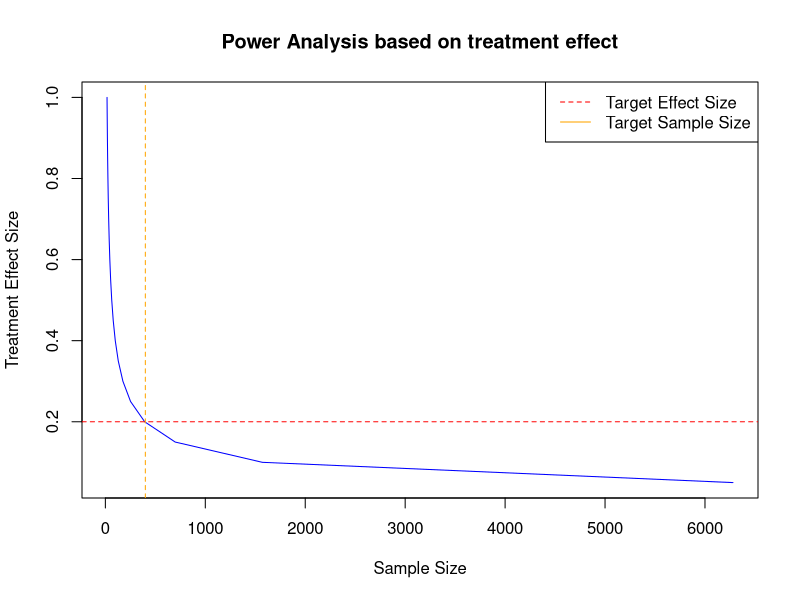
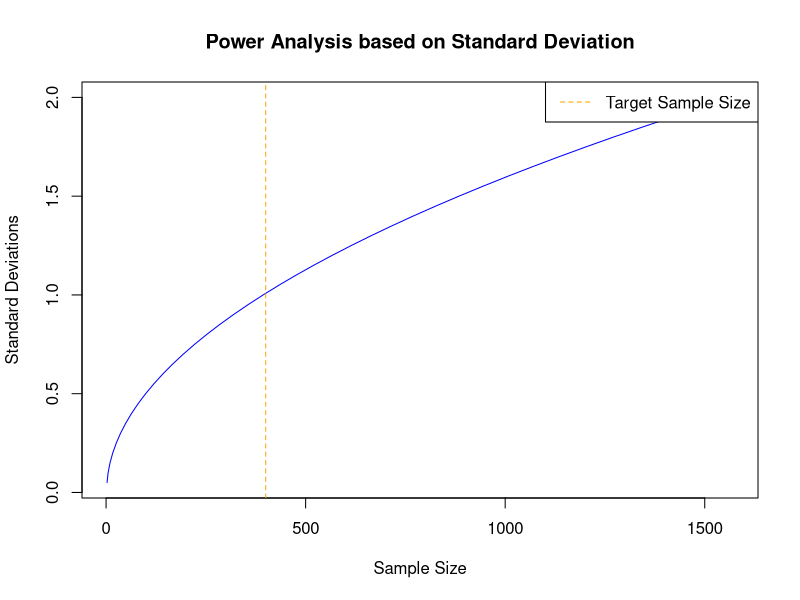
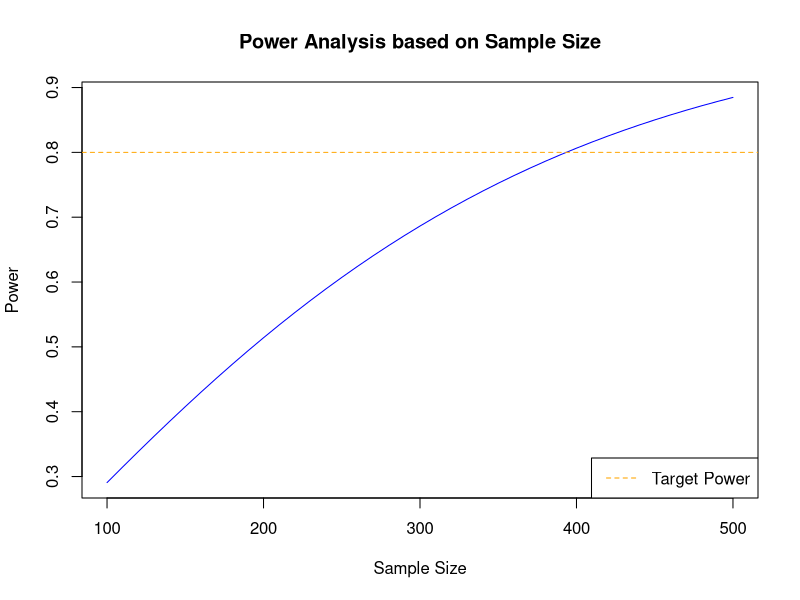

Here is the R script that generated these plots, in order:
## ---- chunk 1
# install.packages("pwr") need to install if you don't have it yet
library(pwr)
library(data.table)
library(sandwich)
library(lmtest)

library(ggplot2)
library(knitr)
## ---- chunk 2

# Set parameters
alpha <- 0.05           # Significance level
power <- 0.8            # Desired power
treatment_effect_sizes <- seq(0.05, 1, by = 0.05)  # Range of treatment effect sizes


# Initialize variables
target_sample_size <- NA
target_effect_size <- NA

# Function to calculate power for a given effect size and sample size
calculate_power <- function(effect_size, sample_size) {
  pwr.t.test(d = effect_size, n = sample_size, sig.level = alpha, type = "two.sample")$power
}

# Iterate through treatment effect sizes and find the combination that achieves the desired power
for (effect_size in treatment_effect_sizes) {
  # Use a range of sample sizes for exploration
  for (sample_size in seq(10, 500, by = 10)) {
    current_power <- calculate_power(effect_size, sample_size)
    
    if (current_power >= power) {
      target_sample_size <- sample_size
      target_effect_size <- effect_size
      break
    }
  }
  
  if (!is.na(target_sample_size)) {
    break
  }
}

# Function to calculate sample size for a given treatment effect size
calculate_sample_size <- function(effect_size, alpha, power) {
  pwr.t.test(d = effect_size, sig.level = alpha, power = power, type = "two.sample")$n
}

# Calculate sample sizes for each treatment effect size
sample_sizes <- sapply(treatment_effect_sizes, calculate_sample_size, alpha = alpha, power = power)

# Plot the results
plot(sample_sizes, treatment_effect_sizes, type = "l", col = "blue",
     xlab = "Sample Size", ylab = "Treatment Effect Size",
     main = "Power Analysis based on treatment effect")

# Add a horizontal line for the desired power
abline(h = target_effect_size, col = "red", lty = 2)
abline(v = target_sample_size, col = "orange", lty = 2)

# Add legend
legend("topright", legend = c("Target Effect Size", "Target Sample Size"), 
       col = c("red", "orange"), lty = c(2, 1))


## ---- chunk 3
# Print the results
cat("Desired Power:", power, "\n")
cat("Target Sample Size:", target_sample_size, "\n")
cat("Target Treatment Effect Size:", target_effect_size, "\n")

## ---- chunk 4

# Install and load the necessary library

# Set parameters
alpha <- 0.05           # Significance level
power <- 0.8            # Desired power
mean1 <- 0.5            # Mean of group 1(control)
mean2 <- 0.7           # Mean of group 2(humor)
std_devs <- seq(0.05, 2, by = 0.05)  # Range of standard deviations to explore

# Initialize variables
target_sample_size <- NA
target_std_dev <- NA

# Function to calculate power for a given standard deviation and sample size
calculate_power <- function(std_dev, sample_size) {
  d <- (mean2 - mean1) / std_dev  # Cohen's d effect size
  pwr.t.test(d = d, n = sample_size, sig.level = alpha, type = "two.sample")$power
}

# Iterate through standard deviations and find the combination that achieves the desired power
for (std_dev in std_devs) {
  # Use a range of sample sizes for exploration
  for (sample_size in seq(10, 500, by = 10)) {
    current_power <- calculate_power(std_dev, sample_size)
    
    if (current_power >= power) {
      target_sample_size <- sample_size
      target_std_dev <- std_dev
      break
    }
  }
  
  if (!is.na(target_sample_size)) {
    break
  }
}
# Function to calculate sample size for a given standard deviation
calculate_sample_size <- function(std_dev, alpha, power) {
  d <- (mean2 - mean1) / std_dev  # Cohen's d effect size
  pwr.t.test(d = d, sig.level = alpha, power = power, type = "two.sample")$n
}

# Calculate sample sizes for each standard deviation
sample_sizes <- sapply(std_devs, calculate_sample_size, alpha = alpha, power = power)

# Plot the results
plot(sample_sizes, std_devs, type = "l", col = "blue",
     xlab = "Sample Size", ylab = "Standard Deviations",
     main = "Power Analysis based on Standard Deviation")

# Add a horizontal line for the desired power
abline(v = 400, col = "orange", lty = 2)

# Add legend
legend("topright", legend = c("Target Sample Size"), 
       col = c("orange"), lty = c(2, 1))

## ---- chunk 5
# Install and load the necessary library

# Set parameters
alpha <- 0.05           # Significance level
mean1 <- 0.5            # Mean of group 1(control)
mean2 <- 0.7           # Mean of group 2(humor)
std_dev <- 1.0        #standard deviation
sample_size <- seq(100, 500, by = 10) # Range of sample sizes to explore

# Initialize variables
power <- NA

# Function to calculate power for a given standard deviation and sample size
calculate_power <- function(std_dev, sample_size, alpha) {
  d <- (mean2 - mean1) / std_dev  # Cohen's d effect size
  pwr.t.test(d = d, n = sample_size, sig.level = alpha, type = "two.sample")$power
}

# For loop to calculate power for a given sample size

for(i in 1:length(sample_size)) { 
  power[i] <- calculate_power(std_dev, sample_size[i],alpha)
}


# Plot the results
plot(sample_size, power, type = "l", col = "blue",
     xlab = "Sample Size", ylab = "Power",
     main = "Power Analysis based on Sample Size")

# Add a horizontal line for the desired power
abline(h = .80, col = "orange", lty = 2)

# Add legend
legend("bottomright", legend = c("Target Power"), 
       col = c("orange"), lty = c(2, 1))
